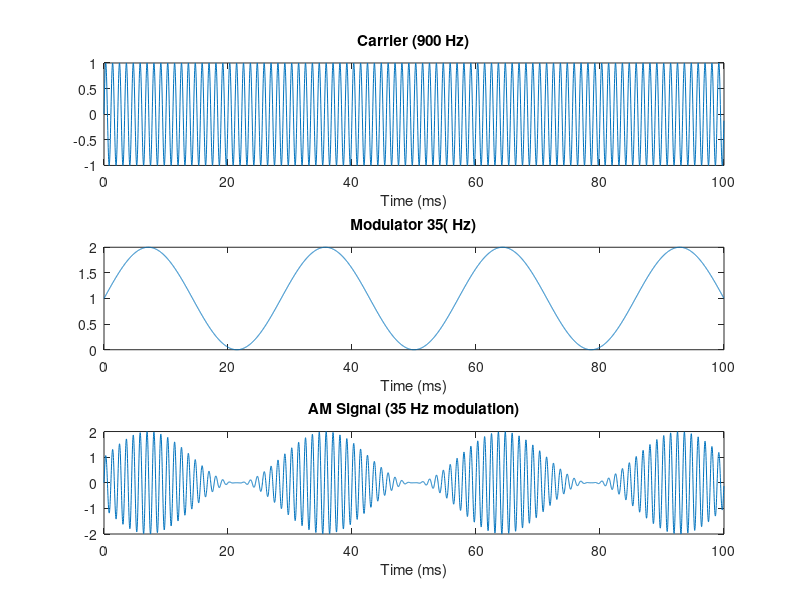

MATLAB code to generate this figure:
clear sound;
fs = 44100;         % 采样频率
d = 300;              % 持续时间 (s)
fc = 900;           % 载波频率 (Hz)
fm = 35;            % 调制频率 (Hz)
t = (0:1/fs:d-1/fs);% 时间向量

carrier   = sin(2*pi*fc*t); 
modulator = 1 + sin(2*pi*fm*t);   
am_signal = carrier .* modulator;


%sound(am_signal, fs);     
%sound(carrier, fs); % 900Hz
%sound(modulator-1,fs);%40Hz


samples = round(0.1 * fs);
figure;
subplot(3,1,1); plot(t(1:samples)*1000, carrier(1:samples));
title('Carrier (900 Hz)'); xlabel('Time (ms)');
subplot(3,1,2); plot(t(1:samples)*1000, modulator(1:samples));
title(['Modulator ',num2str(fm),'( Hz)']); xlabel('Time (ms)');
subplot(3,1,3); plot(t(1:samples)*1000, am_signal(1:samples));
title(['AM Signal (',num2str(fm),' Hz modulation)']); xlabel('Time (ms)');


audiowrite(['am_tone_',num2str(fm),'Hz.wav'], am_signal, fs);

disp(['✅ AM tone (',num2str(fm),' Hz) saved to am_tone_',num2str(fm),'Hz.wav']);
